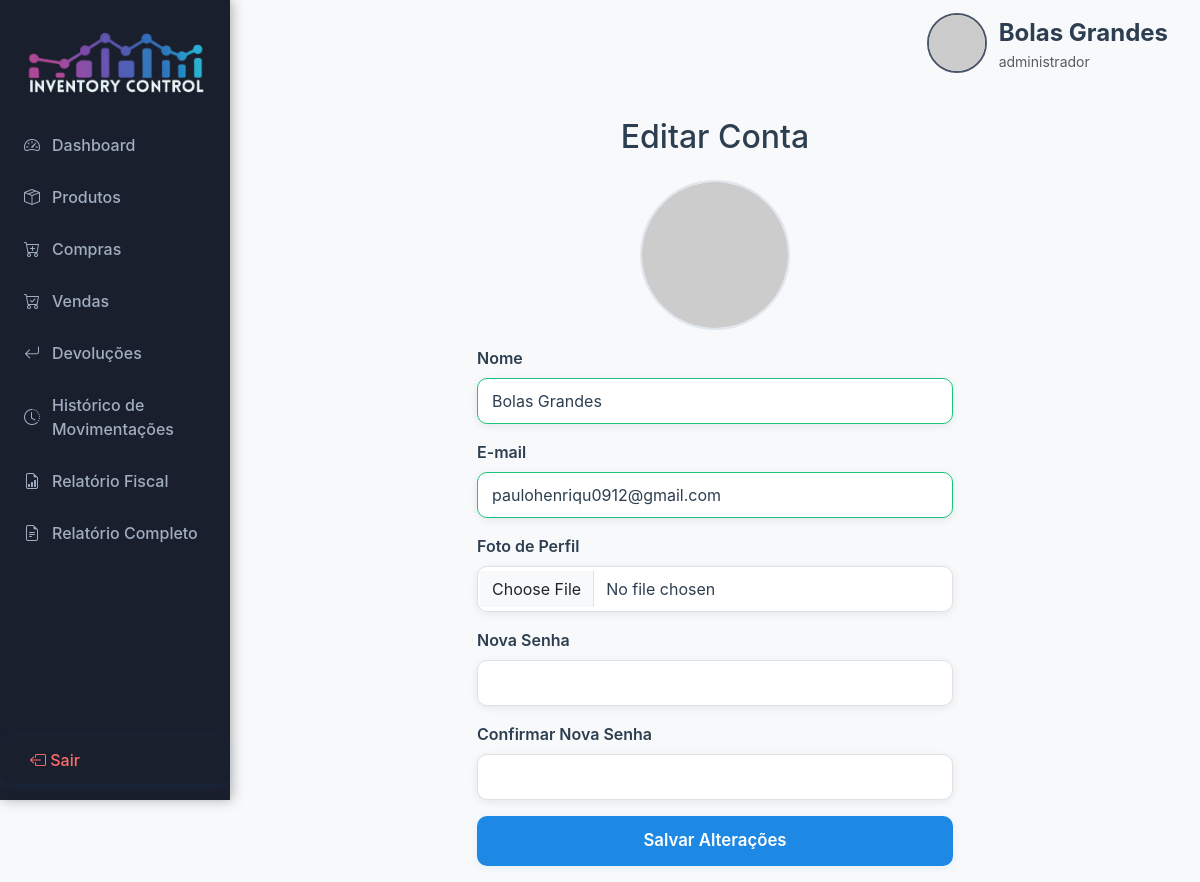
The page /editar_conta (signed in) on the database its author committed.
### models/usuario.py (models this page shows, shortened)
class Usuario(UserMixin, db.Model):
    __tablename__ = 'usuario'  # Nome da tabela no banco de dados
    id = db.Column(db.Integer, primary_key=True)  # Identificador único do usuário
    nome = db.Column(db.String(150), nullable=False)  # Nome completo do usuário
    email = db.Column(db.String(150), unique=True, nullable=False)  # E-mail (login)
    senha_hash = db.Column(db.String(128), nullable=False)  # Hash da senha do usuário
    role = db.Column(db.String(50), default='vendedor')  # Papel do usuário (site_admin, administrador, vendedor, contador)
    foto_perfil = db.Column(db.String(255), nullable=True, default=None)  # Caminho da foto de perfil
    empresa_id = db.Column(db.Integer, ForeignKey('empresa.id'), nullable=True)  # Empresa à qual o usuário pertence

### app.py (the view, shortened to what this page needs)
@app.route('/editar_conta', methods=['GET', 'POST'])
@login_required
def editar_conta():
    form = EditarUsuarioForm(obj=current_user)
    return render_template('editar_conta.html', form=form)

### forms.py
class EditarUsuarioForm(FlaskForm):
    nome = StringField('Nome', validators=[DataRequired(), Length(min=2, max=50)])  # Nome completo
    email = StringField('E-mail', validators=[DataRequired(), Email()])  # E-mail válido
    senha = PasswordField('Nova Senha', validators=[Optional(), Length(min=6)])  # Nova senha (opcional)
    confirmar_senha = PasswordField('Confirmar Nova Senha', validators=[Optional(), EqualTo('senha', message='As senhas devem coincidir.')])  # Confirmação
    foto_perfil = FileField('Foto de Perfil', validators=[Optional()])  # Upload de foto de perfil
    submit = SubmitField('Salvar Alterações')  # Botão de envio

### app.py (called while the page is built)
@login_manager.user_loader
def load_user(user_id):
    return db.session.get(Usuario, int(user_id))

@app.context_processor
def inject_alertas_fiscais():
    alertas = []
    if current_user.is_authenticated:
        vendas = (
            Movimentacao.query.filter(Movimentacao.tipo=='venda', Movimentacao.empresa_id.in_(empresas_visiveis_ids()))
            .order_by(Movimentacao.data.desc()).limit(20).all()
        )
        for venda in vendas:
            produto = Produto.query.get(venda.produto_id)
            if venda.valor_unitario < produto.preco_compra:
                alertas.append(f"Venda do produto '{produto.nome}' abaixo do custo em {venda.data.strftime('%d/%m/%Y')}")
    return dict(alertas_fiscais=alertas)

### templates/editar_conta.html (shortened to what this page needs)
{% extends 'base.html' %}
{% block content %}
<div class="container mt-5" style="max-width: 500px;">
    <h2 class="mb-4 text-center">Editar Conta</h2>
    <form method="POST" enctype="multipart/form-data">
        <div class="mb-3 text-center">
            <img src="{{ url_for('static', filename=current_user.foto_perfil) if current_user.foto_perfil else 'https://ui-avatars.com/api/?name=' + current_user.nome }}" class="rounded-circle" style="width: 150px; height: 150px; object-fit: cover; border: 2px solid #e0e6ed;">
        </div>
        <div class="mb-3">
            {{ form.nome.label(class="form-label") }}
            {{ form.nome(class="form-control") }}
        </div>
        <div class="mb-3">
            {{ form.email.label(class="form-label") }}
            {{ form.email(class="form-control") }}
        </div>
        <div class="mb-3">
            {{ form.foto_perfil.label(class="form-label") }}
            {{ form.foto_perfil(class="form-control") }}
        </div>
        <div class="mb-3">
            {{ form.senha.label(class="form-label") }}
            {{ form.senha(class="form-control") }}
        </div>
        <div class="mb-3">
            {{ form.confirmar_senha.label(class="form-label") }}
            {{ form.confirmar_senha(class="form-control") }}
        </div>
        <div class="mb-3">
            {{ form.submit(class="btn btn-primary w-100") }}
        </div>
    </form>
</div>
{% endblock %}

### templates/base.html (shortened to what this page needs)
<!DOCTYPE html>
<html lang="pt-br">
<head>
    <link rel="stylesheet" href="https://cdn.jsdelivr.net/npm/bootstrap@5.3.2/dist/css/bootstrap.min.css">
    <link rel="stylesheet" href="https://cdn.jsdelivr.net/npm/bootstrap-icons@1.11.3/font/bootstrap-icons.css">
    <link rel="stylesheet" href="{{ url_for('static', filename='css/custom.css') }}">
</head>
<body>
    {% if current_user.is_authenticated %}
    <div class="sidebar">
        <div class="logo" style="text-align:center; padding-bottom: 0;">
            <img src="{{ url_for('static', filename='img/logoinventory.png') }}" alt="Logo" style="max-width: 180px; max-height: 120px; display: block; margin: 0 auto 8px auto;">
        </div>
        <nav style="position: relative;">
            {% if current_user.role in ['administrador', 'vendedor'] %}
            <a href="{{ url_for('index') }}" class="{% if request.endpoint == 'index' %}active nav-current{% endif %}"><i class="bi bi-speedometer2"></i> Dashboard</a>
            <a href="{{ url_for('listar_produtos') }}" class="{% if request.endpoint == 'listar_produtos' %}active nav-current{% endif %}"><i class="bi bi-box-seam"></i> Produtos</a>
            <a href="{{ url_for('registrar_movimentacao', tipo='compra') }}" class=""><i class="bi bi-cart-plus"></i> Compras</a>
            <a href="{{ url_for('registrar_movimentacao', tipo='venda') }}" class=""><i class="bi bi-cart-check"></i> Vendas</a>
            <a href="{{ url_for('listar_devolucoes') }}" class="{% if request.endpoint == 'listar_devolucoes' %}active nav-current{% endif %}"><i class="bi bi-arrow-return-left"></i> Devoluções</a>
            <a href="{{ url_for('listar_movimentacoes') }}" class="{% if request.endpoint == 'listar_movimentacoes' %}active nav-current{% endif %}"><i class="bi bi-clock-history"></i> Histórico de Movimentações</a>
            {% endif %}
            {% if current_user.role in ['administrador', 'contador'] %}
            <a href="{{ url_for('relatorio_fiscal') }}" class="{% if request.endpoint == 'relatorio_fiscal' %}active nav-current{% endif %}"><i class="bi bi-file-earmark-bar-graph"></i> Relatório Fiscal</a>
            <a href="{{ url_for('relatorio_geral_completo') }}" class="{% if request.endpoint == 'relatorio_geral_completo' %}active nav-current{% endif %}"><i class="bi bi-file-earmark-text"></i> Relatório Completo</a>
            {% endif %}
        </nav>
        <form action="{{ url_for('logout') }}" method="post" class="mt-auto">
            <button type="submit" class="logout"><i class="bi bi-box-arrow-left"></i> Sair</button>
        </form>
    </div>
    <div class="main" style="margin-left:230px; min-height:100vh;">
        <div class="topbar" style="position:relative;">
            <div style="position:absolute; right:32px; top:50%; transform:translateY(-50%);">
                <div class="user">
                    <a href="{{ url_for('editar_conta') }}" class="d-flex align-items-center text-decoration-none" style="gap: 12px; color: inherit;">
                        <img src="{{ url_for('static', filename=current_user.foto_perfil) if current_user.is_authenticated and current_user.foto_perfil else 'https://ui-avatars.com/api/?name=' + (current_user.nome if current_user.is_authenticated else 'Usuário') }}" class="avatar" alt="Avatar">
                        <div>
                            <div class="name">{{ current_user.nome if current_user.is_authenticated else 'Visitante' }}</div>
                            <div class="small text-muted">{{ (current_user.role|default('vendedor')) }}</div>
                        </div>
                    </a>
                </div>
            </div>
        </div>
        <div class="container-fluid mt-4">
        {% block content %}{% endblock %}
        </div>
    </div>
    {% endif %}
</body>
</html>

### static/css/custom.css (style rules this page uses)
body { background: #f8f9fa; font-family: 'Inter', 'Segoe UI', Arial, sans-serif; color: #2c3e50; margin: 0; }
.sidebar { position: fixed; left: 0; top: 0; width: 230px; height: 100vh; background: #1a1f2e; color: #fff; display: flex; flex-direction: column; z-index: 100; box-shadow: 2px 0 12px 0 rgba(0,0,0,0.3); }
.sidebar .logo { font-size: 1.4rem; font-weight: bold; padding: 32px 24px 16px 24px; letter-spacing: 1px; color: #fff; }
.sidebar nav { flex: 1; display: flex; flex-direction: column; gap: 4px; margin-top: 16px; }
.sidebar nav a { color: #a0aec0; text-decoration: none; padding: 12px 24px; border-radius: 8px; display: flex; align-items: center; gap: 12px; font-size: 1rem; transition: background 0.2s, color 0.2s; font-weight: 500; }
.sidebar .logout { margin: 24px 0 16px 0; padding: 12px 24px; color: #ff6b6b; background: none; border: none; text-align: left; width: 100%; font-size: 1rem; cursor: pointer; font-weight: 500; }
.topbar { margin-left: 230px; height: 70px; background: transparent !important; display: flex; align-items: center; padding: 0 32px; box-shadow: none !important; position: sticky; top: 0; z-index: 10; border-bottom: none !important; }
.topbar .user { display: flex; align-items: center; gap: 12px; background: transparent !important; padding: 0 !important; border: none !important; margin-top: 16px; }
.topbar .user .avatar { width: 60px; height: 60px; border-radius: 50%; object-fit: cover; border: 2px solid #4a5568; }
.topbar .user .name { font-weight: 700; font-size: 1.5rem; color: #2c3e50; }
.btn { border-radius: 8px; font-weight: 500; padding: 8px 20px; font-size: 1rem; border: none; transition: all 0.2s; cursor: pointer; }
.btn-primary { background: #1e88e5; color: #fff; border: 2px solid #1e88e5; }
.form-control { background: #ffffff !important; border: 1px solid #dee2e6 !important; color: #2c3e50 !important; border-radius: 8px; padding: 10px 12px; }
.form-control::placeholder { color: #6c757d !important; }
.form-label { color: #2c3e50 !important; font-weight: 600; }
.container, .container-fluid, .main { background: #f8f9fa !important; }
input[type="text"], input[type="password"], input[type="email"], input[type="number"], textarea, select, .form-control { background: #ffffff !important; color: #2c3e50 !important; border: 1.5px solid #dee2e6 !important; border-radius: 10px !important; padding: 10px 14px !important; font-size: 1rem; box-shadow: 0 2px 8px rgba(0,0,0,0.08); transition: border 0.2s, box-shadow 0.2s; }
input[type="text"]::placeholder, input[type="password"]::placeholder, input[type="email"]::placeholder, textarea::placeholder, .form-control::placeholder { color: #6c757d !important; opacity: 1; }
input:required:valid, select:required:valid, textarea:required:valid { border-color: #1bc47d !important; }
.btn, button, input[type="submit"], input[type="button"] { border-radius: 10px !important; font-weight: 600; padding: 10px 28px !important; font-size: 1.05rem; border: 2px solid transparent !important; transition: all 0.2s; box-shadow: 0 2px 8px rgba(30,136,229,0.08); outline: none !important; }
.btn-primary { background: #1e88e5 !important; color: #fff !important; border: 2px solid #1e88e5 !important; }

### rows shown on the page
Usuario: nome "Bolas Grandes", role "administrador", email "paulohenriqu0912@gmail.com"
